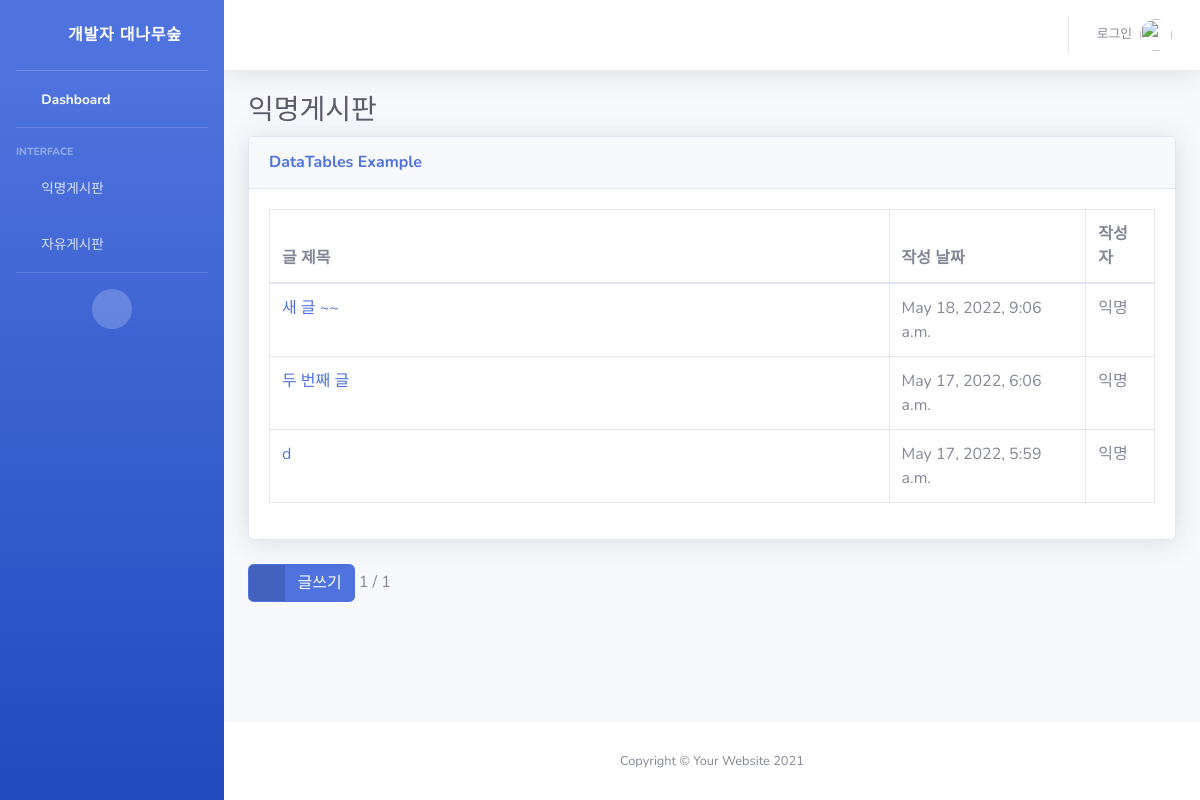
/home/, run on the app's committed database.
### snsapp/models.py (models this page shows, shortened)
class Post(models.Model):
  title = models.CharField(max_length=200)
  body = models.TextField()
  date = models.DateTimeField(auto_now_add=True)

### snsapp/views.py (the view)
# urls.py: path('home/', views.home, name='home'),
def home(request):
  posts = Post.objects.filter().order_by('-date')
  paginator = Paginator(posts, 5)
  pagenum = request.GET.get('page')  # 페이지 넘버에 해당하는 숫자 /?page=pagenum
  posts = paginator.get_page(pagenum) # 페이지에 해당하는 포스트 정보들
  return render(request, 'index.html', {'posts':posts})

### snsapp/templates/index.html (shortened to what this page needs)
{% extends 'base.html' %}
{% block content %}
<h1 class="h3 mb-2 text-gray-800">익명게시판</h1>
<div class="card shadow mb-4">
    <div class="card-header py-3">
        <h6 class="m-0 font-weight-bold text-primary">DataTables Example</h6>
    </div>
    <div class="card-body">
        <div class="table-responsive">
            <table class="table table-bordered" id="dataTable" width="100%" cellspacing="0">
                <thead>
                    <tr>
                        <th width="70%">글 제목</th>
                        <th>작성 날짜</th>
                        <th>작성자</th>
                    </tr>
                </thead>
                <tbody>
                    {% for post in posts %}
                    <tr>
                        <td><a href="{% url 'detail' post.id %}">{{ post.title }}</a></td>
                        <td>{{ post.date }}</td>
                        <td>익명</td>
                    </tr>
                    {% endfor %}
                </tbody>
            </table>
        </div>
    </div>
</div>
<a href="{% url 'postcreate' %}" class="btn btn-primary btn-icon-split">
    <span class="icon text-white-50">
        <i class="fas fa-flag"></i>
    </span>
    <span class="text">글쓰기</span>
</a>
<span>{{ posts.number }}</span>
<span> / {{ posts.paginator.num_pages }}</span>
{% endblock %}

### data on the page
Post: title "새 글 ~~", date "May 18, 2022, 9:06 a.m."
Post: title "두 번째 글", date "May 17, 2022, 6:06 a.m."
Post: title "d", date "May 17, 2022, 5:59 a.m."

### other printed values
{{ posts.number }} "1"
{{ posts.paginator.num_pages }} "1"
